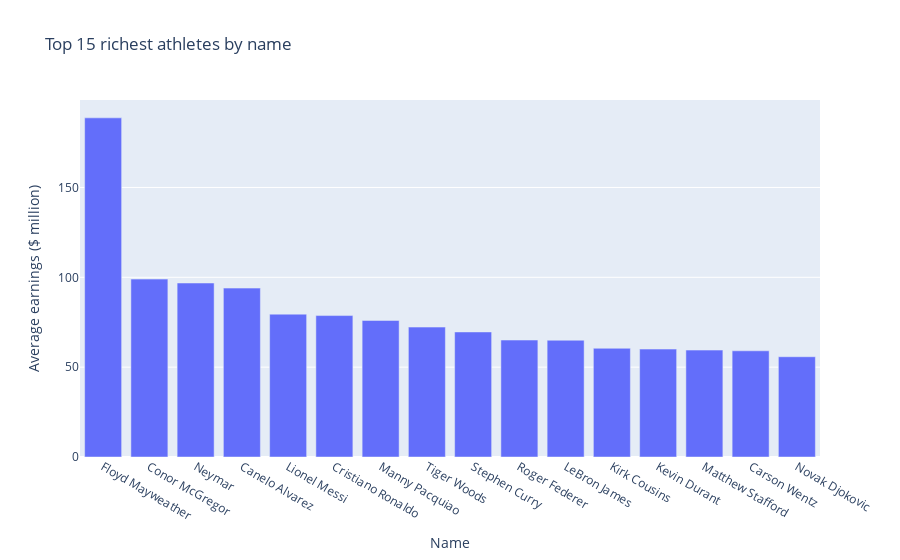

Source (notebook cell):
### Markdown cell above
### Relationship: Athletes and Earnings

### Code cell
top_earning_athletes = data.groupby('Name')['earnings ($ million)'].mean().sort_values(ascending=False)[:16]

top_earning_athletes_df = pd.DataFrame(list(top_earning_athletes.items()), columns=['Name', 'Average earnings ($ million)'])

fig = px.bar(top_earning_athletes_df, x='Name', y='Average earnings ($ million)', title='Top 15 richest athletes by name')

fig.show()

### Figure 1 — Plotly figure (JSON) as saved in the notebook; plotly's stock layout.template omitted (floating-point values rounded to 4 significant figures)
{"data": [{"alignmentgroup": "True", "hovertemplate": "Name=%{x}<br>Average earnings ($ million)=%{y}<extra></extra>", "legendgroup": "", "marker": {"color": "#636efa", "pattern": {"shape": ""}}, "name": "", "offsetgroup": "", "orientation": "v", "showlegend": false, "textposition": "auto", "type": "bar", "x": ["Floyd Mayweather", "Conor McGregor", "Neymar", "Canelo Alvarez", "Lionel Messi", "Cristiano Ronaldo", "Manny Pacquiao", "Tiger Woods", "Stephen Curry", "Roger Federer", "LeBron James", "Kirk Cousins", "Kevin Durant", "Matthew Stafford", "Carson Wentz", "Novak Djokovic"], "xaxis": "x", "y": [188.8, 99, 96.83, 94, 79.5, 78.71, 76, 72.31, 69.6, 65.09, 64.98, 60.5, 60.06, 59.5, 59.1, 55.8], "yaxis": "y"}], "layout": {"barmode": "relative", "legend": {"tracegroupgap": 0}, "title": {"text": "Top 15 richest athletes by name"}, "xaxis": {"anchor": "y", "domain": [0, 1], "title": {"text": "Name"}}, "yaxis": {"anchor": "x", "domain": [0, 1], "title": {"text": "Average earnings ($ million)"}}}}
